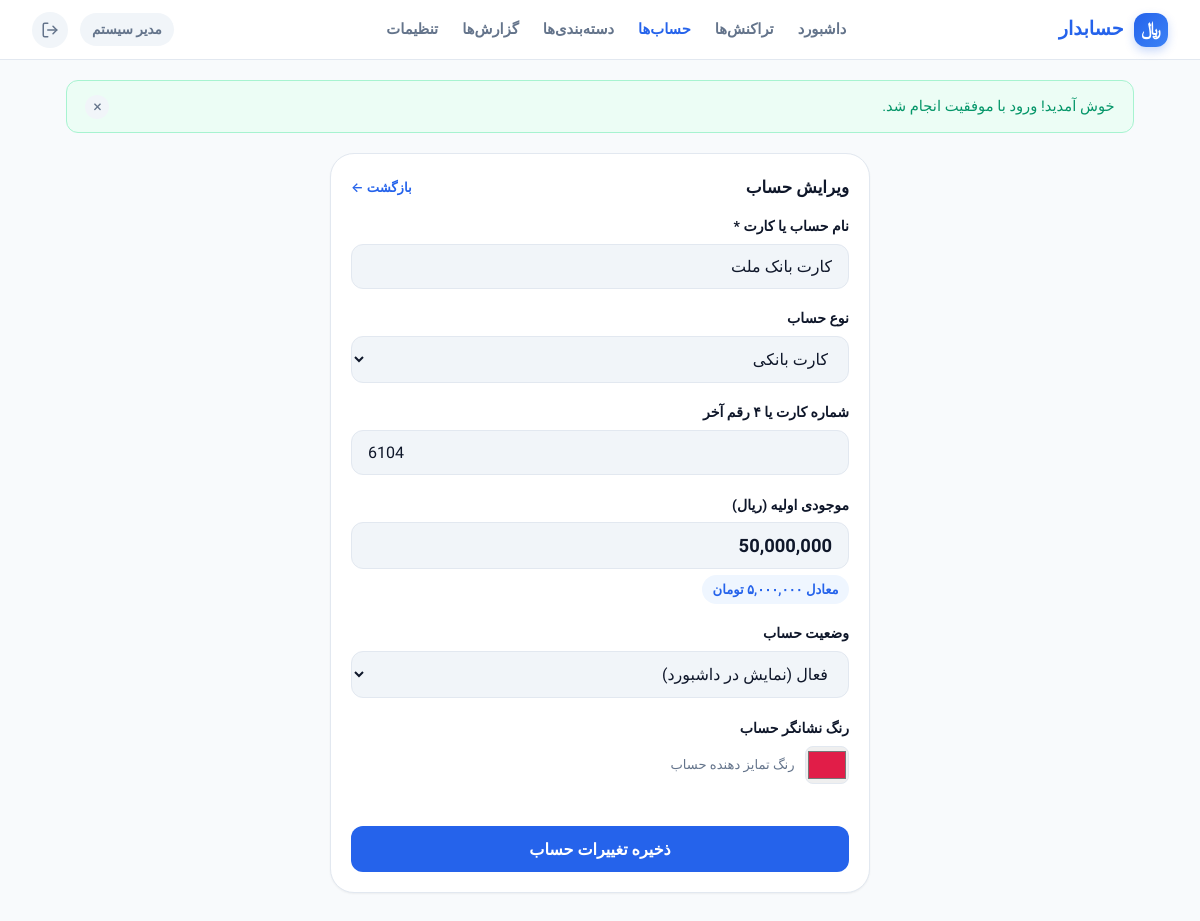
The app's page /index.php?r=accounts/edit&id=1 (signed in) with its own data.
### tables this page shows
CREATE TABLE IF NOT EXISTS `accounts` (
    `id` INT AUTO_INCREMENT PRIMARY KEY,
    `user_id` INT NOT NULL,
    `name` VARCHAR(100) NOT NULL,
    `type` ENUM('bank_card', 'cash', 'savings', 'other') NOT NULL DEFAULT 'bank_card',
    `card_number` VARCHAR(24) NULL DEFAULT NULL,
    `opening_balance` BIGINT NOT NULL DEFAULT 0,
    `color` VARCHAR(20) NOT NULL DEFAULT '#3b82f6',
    `icon` VARCHAR(50) NOT NULL DEFAULT 'credit-card',
    `status` ENUM('active', 'archived') NOT NULL DEFAULT 'active',
    `created_at` DATETIME NOT NULL DEFAULT CURRENT_TIMESTAMP,
    `updated_at` DATETIME NOT NULL DEFAULT CURRENT_TIMESTAMP ON UPDATE CURRENT_TIMESTAMP,
    INDEX `idx_accounts_user` (`user_id`, `status`),
    CONSTRAINT `fk_accounts_user` FOREIGN KEY (`user_id`) REFERENCES `users` (`id`) ON DELETE CASCADE
);

### app/controllers/AccountController.php (called while the page is built, shortened)
<?php
require_once __DIR__ . '/Controller.php';
require_once dirname(__DIR__) . '/models/Account.php';
class AccountController extends Controller {
    private Account $accountModel;
    public function __construct() {
        $this->accountModel = new Account();
    }
    public function edit(): void {
        $userId = $this->requireAuth();
        $id = (int)$this->input('id', 0);
        $account = $this->accountModel->findById($id, $userId);
        $this->render('accounts/edit', [
            'pageTitle' => 'ویرایش حساب ' . Format::e($account['name']),
            'account' => $account
        ]);
    }
}

### app/config/config.php (called while the page is built, shortened)
<?php
return [
    'db' => [
        'host' => '127.0.0.1',
        'port' => 3306,
        'database' => 'hesabdar_db',
        'username' => 'root',
        'password' => '',
        'charset' => 'utf8mb4',
    ],
    'app' => [
        'name' => 'حسابدار شخصی',
        'version' => '1.0.0',
        'currency_name' => 'ریال',
        'currency_symbol' => 'ریال',
        'session_lifetime' => 86400 * 7,
        'max_login_attempts' => 5,
        'lockout_time_minutes' => 15,
        'records_per_page' => 15,
    ],
    'paths' => [
        'root' => dirname(__DIR__, 2),
        'app' => dirname(__DIR__),
        'storage' => dirname(__DIR__, 2) . DIRECTORY_SEPARATOR . 'storage',
        'views' => dirname(__DIR__) . DIRECTORY_SEPARATOR . 'views',
    ]
];

### app/config/database.php (called while the page is built, shortened)
<?php
class Database {
    private static ?PDO $instance = null;
    public static function getConnection(): PDO {
        if (self::$instance === null) {
            $config = require __DIR__ . '/config.php';
            $db = $config['db'];
            $dsn = sprintf(
                "mysql:host=%s;port=%s;dbname=%s;charset=%s",
                $db['host'],
                $db['port'] ?? 3306,
                $db['database'],
                $db['charset'] ?? 'utf8mb4'
            );
            $options = [
                PDO::ATTR_ERRMODE => PDO::ERRMODE_EXCEPTION,
                PDO::ATTR_DEFAULT_FETCH_MODE => PDO::FETCH_ASSOC,
                PDO::ATTR_EMULATE_PREPARES => false,
                PDO::MYSQL_ATTR_INIT_COMMAND => "SET NAMES utf8mb4 COLLATE utf8mb4_unicode_ci"
            ];
            try {
                self::$instance = new PDO($dsn, $db['username'], $db['password'], $options);
            } catch (PDOException $e) {
                error_log("Database connection error: " . $e->getMessage());
                throw new Exception("خطا در اتصال به پایگاه داده. لطفاً تنظیمات دیتابیس را در app/config/config.php بررسی نمایید.");
            }
        }
        return self::$instance;
    }
}

### app/helpers/Session.php (called while the page is built, shortened)
<?php
class Session {
    private static bool $started = false;
    public static function start(): void {
        if (self::$started || session_status() === PHP_SESSION_ACTIVE) {
            self::$started = true;
            return;
        }
        $config = require dirname(__DIR__) . '/config/config.php';
        self::$started = true;
    }
    public static function check(): bool {
        return !empty($_SESSION['user_id']);
    }
    public static function userId(): ?int {
        return isset($_SESSION['user_id']) ? (int)$_SESSION['user_id'] : null;
    }
}

### app/models/Model.php (called while the page is built, shortened)
<?php
abstract class Model {
    public function __construct() {
        $this->db = Database::getConnection();
    }
}

### app/models/Account.php (called while the page is built, shortened)
<?php
require_once __DIR__ . '/Model.php';
class Account extends Model {
    public function findById(int $accountId, int $userId): ?array {
        $sql = "
            SELECT
                a.id,
                a.user_id,
                a.name,
                a.type,
                a.card_number,
                a.opening_balance,
                a.color,
                a.icon,
                a.status,
                a.created_at,
                (
                    a.opening_balance
                    + COALESCE((SELECT SUM(amount_rial) FROM transactions WHERE account_id = a.id AND type = 'income'), 0)
                    - COALESCE((SELECT SUM(amount_rial) FROM transactions WHERE account_id = a.id AND type = 'expense'), 0)
                    - COALESCE((SELECT SUM(amount_rial) FROM transactions WHERE account_id = a.id AND type = 'transfer'), 0)
                    + COALESCE((SELECT SUM(amount_rial) FROM transactions WHERE to_account_id = a.id AND type = 'transfer'), 0)
                ) AS current_balance
            FROM accounts a
            WHERE a.id = :id AND a.user_id = :user_id
            LIMIT 1
        ";
        $stmt = $this->db->prepare($sql);
        $stmt->execute([
            'id' => $accountId,
            'user_id' => $userId
        ]);
        $row = $stmt->fetch();
        return $row ?: null;
    }
}

### app/helpers/Format.php (called while the page is built, shortened)
<?php
class Format {
    public static function e(?string $string): string {
        return htmlspecialchars((string)($string ?? ''), ENT_QUOTES, 'UTF-8');
    }
}

### app/views/accounts/edit.php (shortened to what this page needs)
<div class="card" style="max-width: 540px; margin: 0 auto;">
    <div class="section-header">
        <h1 class="section-title">ویرایش حساب</h1>
        <a href="index.php?r=accounts" class="section-link">بازگشت ←</a>
    </div>
    <form action="index.php?r=accounts/update" method="POST">
        <div class="form-group">
            <label class="form-label">نام حساب یا کارت *</label>
            <input type="text" name="name" class="form-control" value="<?= Format::e($account['name']) ?>" required>
        </div>
        <div class="form-group">
            <label class="form-label">نوع حساب</label>
            <select name="type" class="form-control">
                <option value="bank_card" <?= $account['type'] === 'bank_card' ? 'selected' : '' ?>>کارت بانکی</option>
            </select>
        </div>
        <div class="form-group">
            <label class="form-label">شماره کارت یا ۴ رقم آخر</label>
            <input type="text" name="card_number" class="form-control" value="<?= Format::e($account['card_number'] ?? '') ?>" dir="ltr" style="text-align: left;">
        </div>
        <div class="form-group">
            <label class="form-label">موجودی اولیه (ریال)</label>
            <div class="amount-wrapper">
                <input
                    type="text"
                    inputmode="numeric"
                    name="opening_balance"
                    class="form-control js-amount-input"
                    value="<?= number_format($account['opening_balance'], 0, '.', ',') ?>"
                    autocomplete="off"
                    style="font-size: 1.15rem; font-weight: 700;"
                >
            </div>
            <div class="amount-toman-preview js-toman-preview">معادل <?= Format::toman($account['opening_balance']) ?></div>
        </div>
        <div class="form-group">
            <label class="form-label">وضعیت حساب</label>
            <select name="status" class="form-control">
                <option value="active" <?= $account['status'] === 'active' ? 'selected' : '' ?>>فعال (نمایش در داشبورد)</option>
            </select>
        </div>
        <div class="form-group">
            <label class="form-label">رنگ نشانگر حساب</label>
            <div style="display: flex; gap: 0.65rem; align-items: center;">
                <input type="color" name="color" value="<?= Format::e($account['color'] ?? '#2563eb') ?>" style="width: 44px; height: 38px; border: 1px solid var(--border); border-radius: var(--radius-sm); cursor: pointer;">
                <span style="font-size: 0.82rem; color: var(--text-muted);">رنگ تمایز دهنده حساب</span>
            </div>
        </div>
        <button type="submit" class="btn btn-primary btn-block" style="padding: 0.85rem; font-size: 1rem; margin-top: 1.5rem;">
            ذخیره تغییرات حساب
        </button>
    </form>
</div>

### public/assets/css/style.css (style rules this page uses)
:root { --font-sans: 'Vazirmatn', -apple-system, BlinkMacSystemFont, 'Segoe UI', Tahoma, Arial, sans-serif; --primary: #2563eb; --primary-hover: #1d4ed8; --primary-light: #eff6ff; --primary-glow: rgba(37, 99, 235, 0.15); --success: #10b981; --success-hover: #059669; --success-light: #ecfdf5; --danger: #ef4444; --danger-hover: #dc2626; --danger-light: #fef2f2; --warning: #f59e0b; --warning-light: #fffbeb; --info: #06b6d4; --info-light: #ecfeff; --bg-app: #f8fafc; --bg-card: #ffffff; --bg-input: #f1f5f9; --border: #e2e8f0; --border-focus: #3b82f6; --text-main: #0f172a; --text-muted: #64748b; --text-subtle: #94a3b8; --text-inverse: #ffffff; --shadow-sm: 0 1px 2px 0 rgba(0, 0, 0, 0.05); --shadow-md: 0 4px 6px -1px rgba(0, 0, 0, 0.08), 0 2px 4px -2px rgba(0, 0, 0, 0.05); --shadow-lg: 0 10px 15px -3px rgba(0, 0, 0, 0.08), 0 4px 6px -4px rgba(0, 0, 0, 0.04); --shadow-xl: 0 20px 25px -5px rgba(0, 0, 0, 0.1), 0 8px 10px -6px rgba(0, 0, 0, 0.05); --shadow-fab: 0 10px 20px -3px rgba(37, 99, 235, 0.35); --radius-sm: 8px; --radius-md: 12px; --radius-lg: 16px; --radius-xl: 24px; --radius-full: 9999px; --nav-height: 68px; --header-height: 60px; }
*, *::before, *::after { box-sizing: border-box; margin: 0; padding: 0; }
html { font-size: 16px; direction: rtl; text-align: right; -webkit-font-smoothing: antialiased; -moz-osx-font-smoothing: grayscale; scroll-behavior: smooth; }
body { font-family: var(--font-sans); background-color: var(--bg-app); color: var(--text-main); line-height: 1.6; min-height: 100vh; padding-bottom: calc(var(--nav-height) + 20px); }
a { color: inherit; text-decoration: none; }
button, input, select, textarea { font-family: inherit; font-size: 1rem; }
.section-header { display: flex; align-items: center; justify-content: space-between; margin-bottom: 0.85rem; }
.section-title { font-size: 1.05rem; font-weight: 800; color: var(--text-main); }
.section-link { font-size: 0.82rem; font-weight: 600; color: var(--primary); }
.form-group { margin-bottom: 1.15rem; }
.form-label { display: block; font-size: 0.88rem; font-weight: 700; margin-bottom: 0.4rem; color: var(--text-main); }
.form-control { width: 100%; padding: 0.75rem 1rem; background: var(--bg-input); border: 1px solid var(--border); border-radius: var(--radius-md); color: var(--text-main); transition: all 0.2s ease; }
.amount-wrapper { position: relative; }
.amount-toman-preview { font-size: 0.82rem; color: var(--primary); font-weight: 600; margin-top: 0.35rem; background: var(--primary-light); padding: 0.25rem 0.65rem; border-radius: var(--radius-full); display: inline-block; }
.btn { display: inline-flex; align-items: center; justify-content: center; gap: 0.5rem; padding: 0.75rem 1.25rem; border-radius: var(--radius-md); font-weight: 700; font-size: 0.95rem; border: none; cursor: pointer; transition: all 0.2s ease; text-align: center; text-decoration: none; }
.btn-block { width: 100%; }
.btn-primary { background: var(--primary); color: #fff; }
.card { background: var(--bg-card); border: 1px solid var(--border); border-radius: var(--radius-xl); padding: 1.25rem; box-shadow: var(--shadow-sm); margin-bottom: 1.25rem; }
@media (min-width: 768px) { body { padding-bottom: 2rem; } }

### records on screen
accounts: name "کارت بانک ملت", type "کارت بانکی", card_number "6104", opening_balance "50,000,000", status "فعال (نمایش در داشبورد)", color "#e11d48"

### other values on screen
Format::e($user['name']) "مدیر سیستم"
$message "خوش آمدید! ورود با موفقیت انجام شد."
